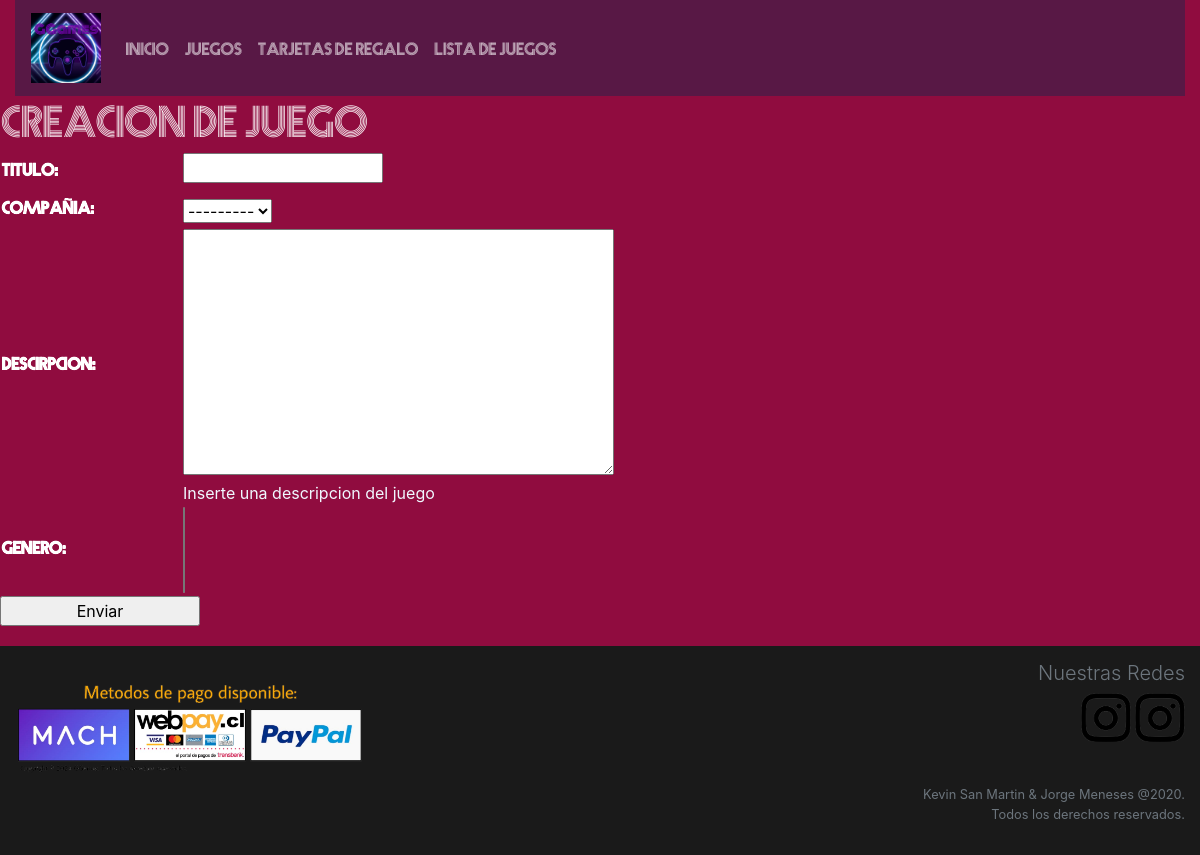
The app's page /Aplicacion/j/create/, older data.
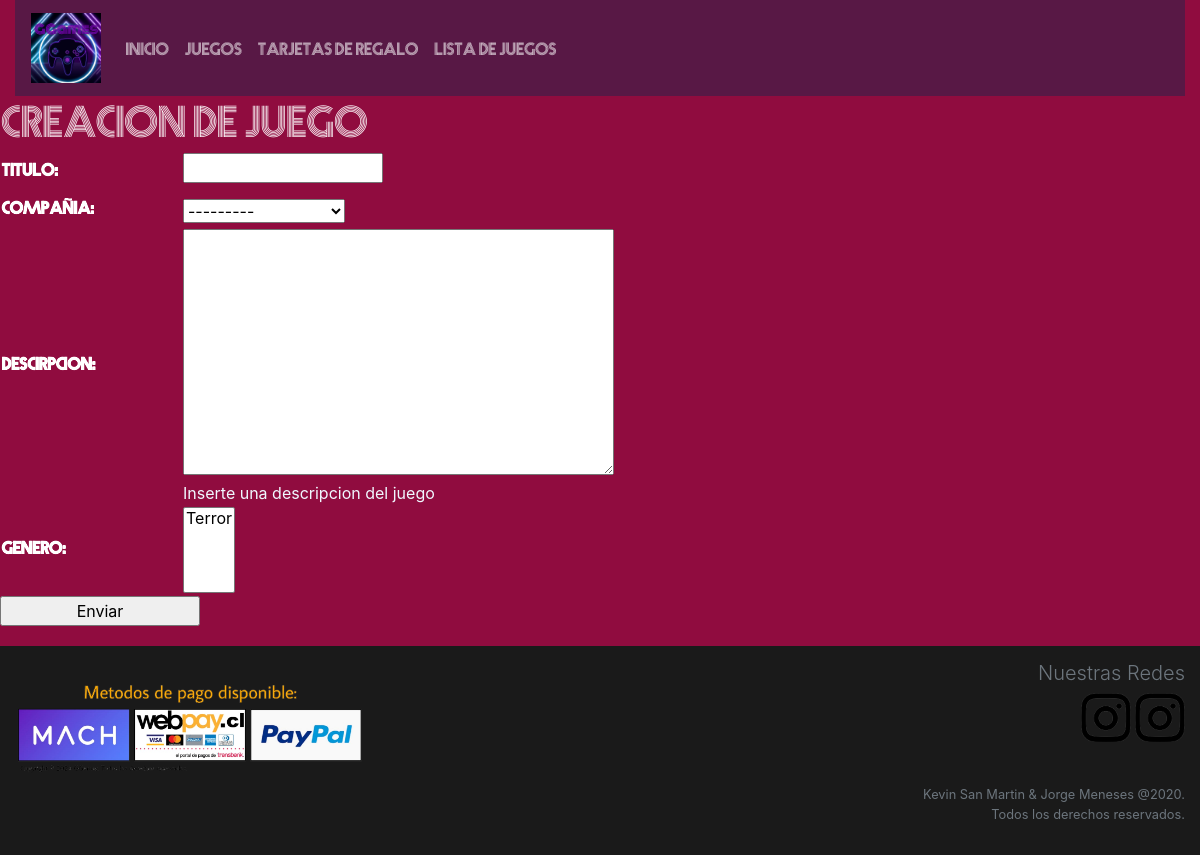
The same page, newer data.
### Aplicacion/models.py (models this page shows, shortened)
class Compañia(models.Model):
	compañia = models.CharField(max_length=100)
	def __str__(self):
		return self.compañia

### Aplicacion/views.py (the view)
# urls.py: path('j/create/',views.JuegoCreate.as_view(), name='juego_create'),
class JuegoCreate(CreateView):
    model= Juego
    fields='__all__'

### Aplicacion/models.py (called while the page is built)
	def __str__(self):
		return self.nombre_genero

### Aplicacion/templates/Aplicacion/juego_form.html (shortened to what this page needs)
{% extends "base_generic.html" %}
{% block content %}
<section>
    <article>
        <h1>Creacion de Juego</h1>
    </article>
    <article>
        <form action ="" method="post">
            <table style="color: aliceblue;">
                {{form.as_table}}
            </table>
            <input type="submit" value="Enviar">
        </form>
    </article>
</section>
{% endblock %}

Row changes from the older to the newer data that the page shows:
added Compañia: compañia "---------"
Text that changed along with them:
form field genero: (not shown) → "Terror"
form field compañia: "---------" → (not shown)
